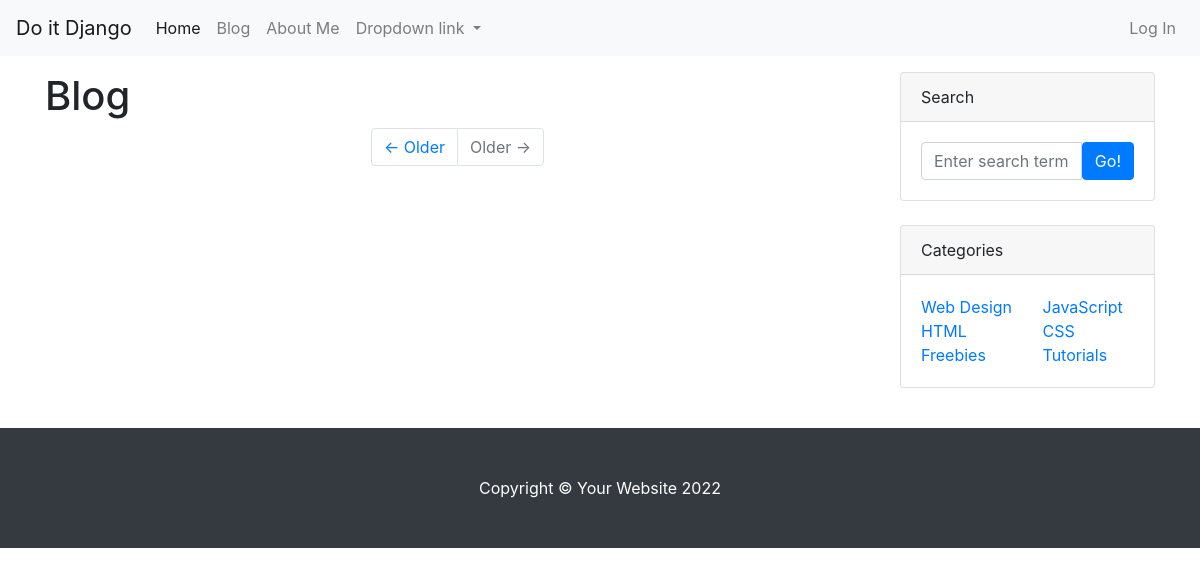
Page /blog/ on the earlier database version.
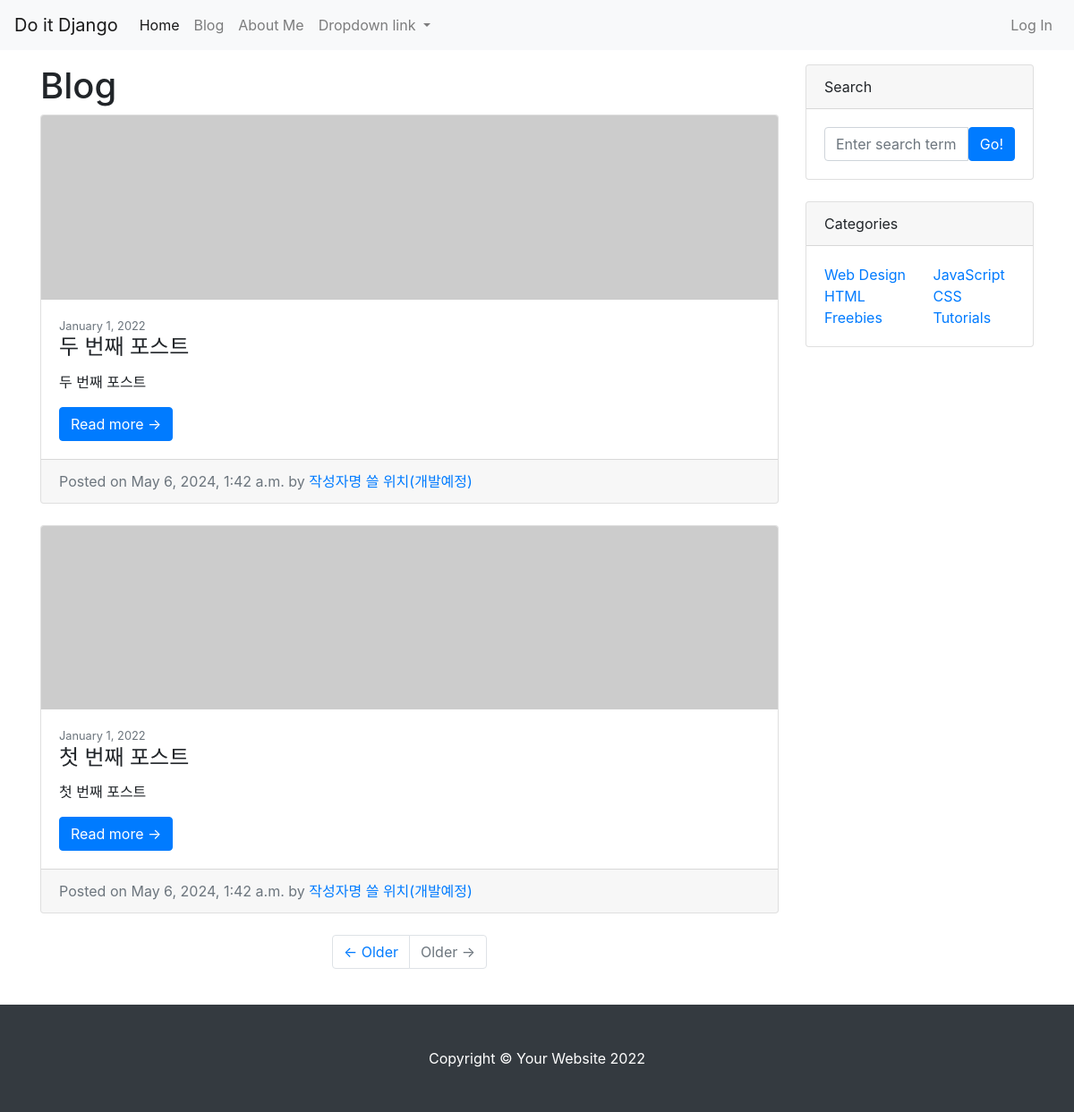
Same page on the later database version.
### blog/models.py (models this page shows, shortened)
class Post(models.Model):
    title = models.CharField(max_length=30)
    hook_text = models.CharField(max_length=100, blank=True)
    content = models.TextField()
    head_image = models.ImageField(upload_to='blog/images/%Y/%m/%d/', blank=True)
    file_upload = models.FileField(upload_to='blog/files/%Y/%m/%d/', blank=True)
    created_at = models.DateTimeField(auto_now_add=True)
    updated_at = models.DateTimeField(auto_now=True)
    def get_absolute_url(self):
        return f'/blog/{self.pk}/'

### blog/views.py (the view)
# urls.py: path('', views.PostList.as_view()),
class PostList(ListView):
    model = Post
    template_name = 'blog/index.html'
    ordering = '-pk'

### blog/templates/blog/index.html (shortened to what this page needs)
<!DOCTYPE html>
{% load static %}
<html lang="ko">
<head>
    <link href="{% static 'blog/bootstrap/bootstrap.min.css' %}" rel="stylesheet" type="text/css">
</head>
<body>
    <nav class="navbar navbar-expand-lg navbar-light bg-light">
      <a class="navbar-brand" href="#">Do it Django</a>
      <div class="collapse navbar-collapse" id="navbarNavDropdown">
        <ul class="navbar-nav">
          <li class="nav-item active">
            <a class="nav-link" href="#">Home <span class="sr-only">(current)</span></a>
          </li>
          <li class="nav-item">
            <a class="nav-link" href="#">Blog</a>
          </li>
          <li class="nav-item">
            <a class="nav-link" href="#">About Me</a>
          </li>
          <li class="nav-item dropdown">
            <a class="nav-link dropdown-toggle" href="#" id="navbarDropdownMenuLink" role="button" data-toggle="dropdown" aria-haspopup="true" aria-expanded="false">
              Dropdown link
            </a>
          </li>
        </ul>
        <ul class="navbar-nav ml-auto">
          <li class="nav-item">
            <a class="nav-link" href="#" data-toggle="modal" data-target="#loginModal">Log In</a>
          </li>
        </ul>
      </div>
    </nav>
    <div class="container my-3">
      <div class="row">
        <div class="col-md-8 col-lg-9">
          <h1>Blog</h1>
          {% for p in post_list %}
                            <div class="card mb-4">
                                <a href="#!">
                                {% if p.head_image %}
                                <img class="card-img-top" src="{{ p.head_image.url }}" alt="..." />
                                {% else %}
                                <img class="card-img-top" src="https://picsum.photos/seed/{{ p.id }}/800/200" alt="random_image" />
                                {% endif %}
                                </a>
                                <div class="card-body">
                                    <div class="small text-muted">January 1, 2022</div>
                                    <h2 class="card-title h4">{{ p.title }}</h2>
                                    <p class="card-text">{{ p.content | truncatewords:45 }}</p>
                                    <a class="btn btn-primary" href="{{ p.get_absolute_url }}">Read more →</a>
                                </div>
                                <div class="card-footer text-muted">
                                  Posted on {{ p.created_at }} by
                                  <a href="#">작성자명 쓸 위치(개발예정)</a>
                                </div>
                            </div>
          {% endfor %}
          <ul class="pagination justify-content-center mb-4">
            <li class="page-item">
              <a class="page-link" href="#">&larr; Older</a>
            </li>
            <li class="page-item disabled">
              <a class="page-link" href="#">Older &rarr;</a>
            </li>
          </ul>
        </div>
        <div class="col-md-4 col-lg-3">
                    <div class="card mb-4">
                        <div class="card-header">Search</div>
                        <div class="card-body">
                            <div class="input-group">
                                <input class="form-control" type="text" placeholder="Enter search term..." aria-label="Enter search term..." aria-describedby="button-search" />
                                <button class="btn btn-primary" id="button-search" type="button">Go!</button>
                            </div>
                        </div>
                    </div>
                    <div class="card mb-4">
                        <div class="card-header">Categories</div>
                        <div class="card-body">
                            <div class="row">
                                <div class="col-sm-6">
                                    <ul class="list-unstyled mb-0">
                                        <li><a href="#!">Web Design</a></li>
                                        <li><a href="#!">HTML</a></li>
                                        <li><a href="#!">Freebies</a></li>
                                    </ul>
                                </div>
                                <div class="col-sm-6">
                                    <ul class="list-unstyled mb-0">
                                        <li><a href="#!">JavaScript</a></li>
                                        <li><a href="#!">CSS</a></li>
                                        <li><a href="#!">Tutorials</a></li>
                                    </ul>
                                </div>
                            </div>
                        </div>
                    </div>
        </div>
      </div>
    </div>
    <footer class="py-5 bg-dark">
            <div class="container"><p class="m-0 text-center text-white">Copyright &copy; Your Website 2022</p></div>
        </footer>
</body>
</html>

Differences in the rows shown:
added Post: title "두 번째 포스트", content "두 번째 포스트", created_at "May 6, 2024, 1:42 a.m."
added Post: title "첫 번째 포스트", content "첫 번째 포스트", created_at "May 6, 2024, 1:42 a.m."
